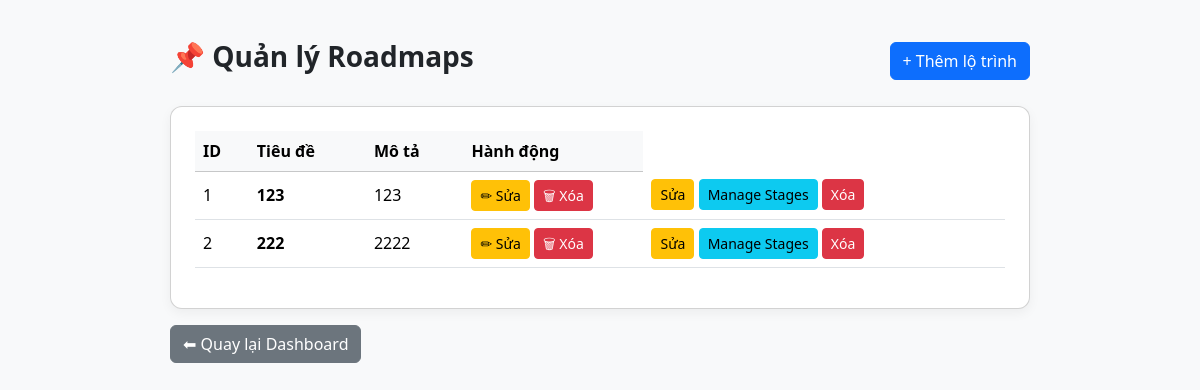
/admin/roadmaps (signed in), run on the app's committed database.
### models.py (models this page shows)
class Roadmap(db.Model):
    id = db.Column(db.Integer, primary_key=True)
    title = db.Column(db.String(200), nullable=False)
    description = db.Column(db.Text)
    stages = db.relationship('Stage', backref='roadmap', cascade="all, delete-orphan", order_by="Stage.order")

### app.py (the view)
@app.route('/admin/roadmaps')
@login_required
def admin_roadmaps():
    roadmaps = Roadmap.query.all()
    return render_template('admin/admin_roadmaps.html', roadmaps=roadmaps)

### app.py (called while the page is built)
def login_required(f):
    @wraps(f)
    def wrapper(*args, **kwargs):
        if not session.get('admin'):
            return redirect(url_for('admin_login'))
        return f(*args, **kwargs)
    return wrapper

### templates/admin/admin_roadmaps.html (shortened to what this page needs)
<!DOCTYPE html>
<html lang="vi">
<head>
  <link href="https://cdn.jsdelivr.net/npm/bootstrap@5.3.2/dist/css/bootstrap.min.css" rel="stylesheet">
</head>
<body>
  <div class="container">
    <div class="d-flex justify-content-between align-items-center mb-4">
      <h1 class="h3 fw-bold">📌 Quản lý Roadmaps</h1>
      <a href="{{ url_for('admin_roadmaps_new') }}" class="btn btn-primary">+ Thêm lộ trình</a>
    </div>
    <div class="card p-4">
      <table class="table table-hover align-middle">
        <thead class="table-light">
          <tr>
            <th>ID</th>
            <th>Tiêu đề</th>
            <th>Mô tả</th>
            <th width="180">Hành động</th>
          </tr>
        </thead>
        <tbody>
          {% for r in roadmaps %}
          <tr>
            <td>{{ r.id }}</td>
            <td><strong>{{ r.title }}</strong></td>
            <td>{{ r.description }}</td>
            <td>
              <a href="{{ url_for('admin_roadmaps_edit', rid=r.id) }}" class="btn btn-warning btn-sm">✏ Sửa</a>
              <form method="post" action="{{ url_for('admin_roadmaps_delete', rid=r.id) }}" style="display:inline;">
                <button type="submit" class="btn btn-danger btn-sm" onclick="return confirm('Xóa roadmap này?')">🗑 Xóa</button>
              </form>
            </td>
            <td>
  <a href="{{ url_for('admin_roadmaps_edit', rid=r.id) }}" class="btn btn-sm btn-warning">Sửa</a>
  <a href="{{ url_for('admin_stages', rid=r.id) }}" class="btn btn-sm btn-info">Manage Stages</a>
  <form method="post" action="{{ url_for('admin_roadmaps_delete', rid=r.id) }}" style="display:inline;">
    <button type="submit" class="btn btn-sm btn-danger">Xóa</button>
  </form>
</td>
          </tr>
          {% endfor %}
        </tbody>
      </table>
    </div>
    <a href="{{ url_for('admin_index') }}" class="btn btn-secondary mt-3">⬅ Quay lại Dashboard</a>
  </div>
</body>
</html>

### templates/admin/admin_roadmaps.html (style rules this page uses)
body { background: #f8f9fa; font-family: "Segoe UI", Tahoma, Geneva, Verdana, sans-serif; }
.container { max-width: 900px; padding: 40px 20px; }
.card { border-radius: 12px; box-shadow: 0 4px 12px rgba(0,0,0,0.05); }
table th, table td { vertical-align: middle; }

### data on the page
Roadmap: id "1", title "123", description "123"
Roadmap: id "2", title "222", description "2222"
